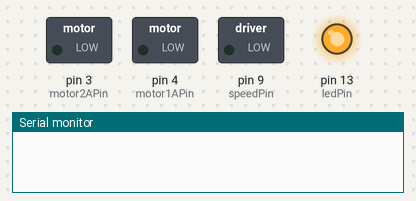
Simulated run of this sketch. Board: Arduino Uno, built with avr-gcc and run on an emulated ATmega328P. Parts: switched loads named in the sketch (green lamp = pin HIGH), output pins drawn as LEDs (lit = HIGH), the last lines printed to the serial monitor.

Above: at 0.1 s.
At 2.1 s:
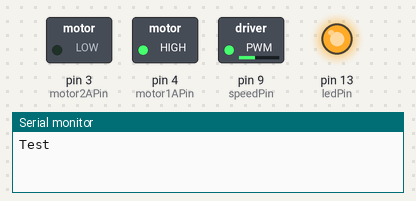
Timing chart, 0 to 3.6 s (numbered marks = the images above):
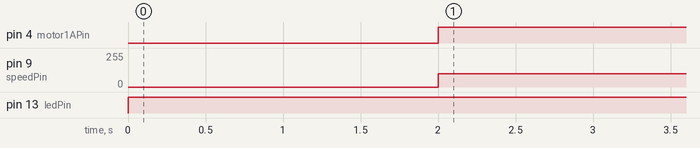

Measured:
- by itself, pin 4 (motor1APin): LOW → HIGH at 2.0 s
- by itself, pin 9 (speedPin): 0/255 → 100/255 at 2.0 s
- by itself, pin 13 (ledPin): LOW → HIGH at 0.00 s

The sketch:

Test1.ino
```cpp
int speedPin = 9;
int motor1APin = 4;
int motor2APin = 3;
int ledPin = 13;
int speed_value_motor1;

unsigned long previousMillis = 0;
unsigned long interval = 2000;
int a = 60;

void setup() {
pinMode(speedPin, OUTPUT);
pinMode(motor1APin, OUTPUT);
pinMode(motor2APin, OUTPUT);
pinMode(ledPin, OUTPUT);

Serial.begin(115200);
}
void loop() {
digitalWrite(ledPin, HIGH);
unsigned long currentMillis = millis();

if (currentMillis - previousMillis > interval) {
 previousMillis = currentMillis;
 Serial.println("Test");

digitalWrite(motor1APin, HIGH);
digitalWrite(motor2APin, LOW);
speed_value_motor1 = 100;
analogWrite(speedPin, speed_value_motor1);
}
//analogWrite(speedPin, HIGH);

}
```
